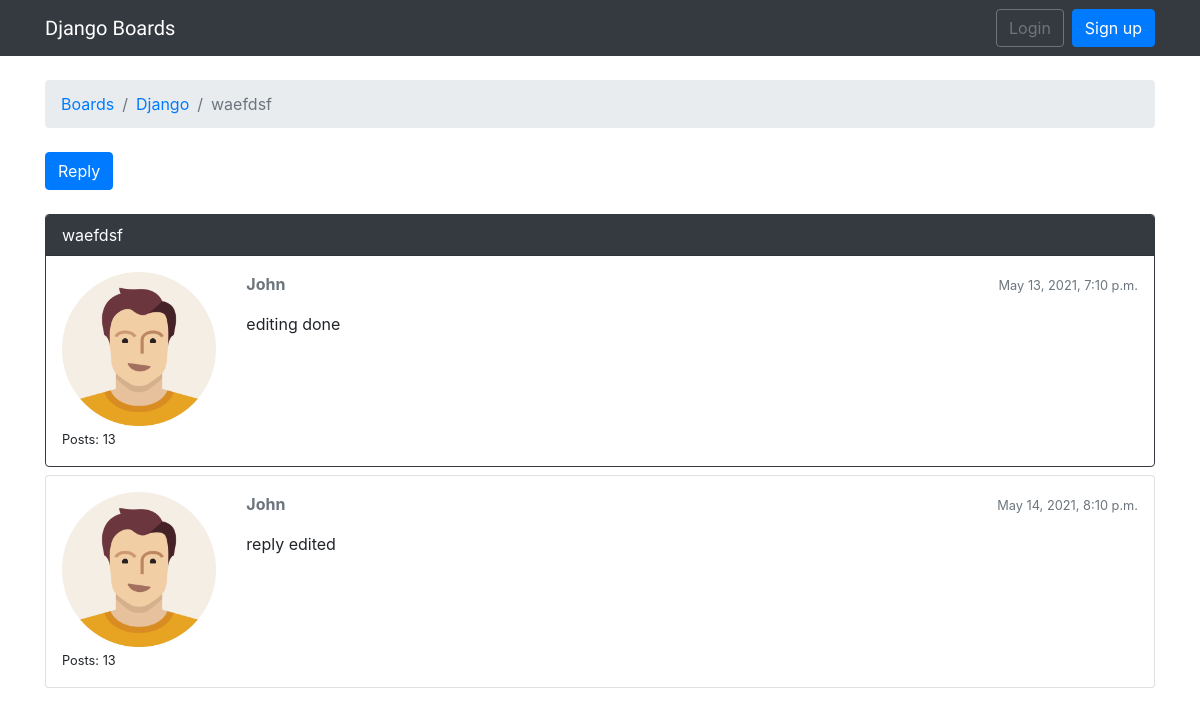
Page /boards/1/topics/17/ on the committed database.
### boards/models.py (models this page shows, shortened)
class Topic(models.Model):
    subject = models.CharField(max_length=255)
    last_updated = models.DateTimeField(auto_now_add=True)
    board = models.ForeignKey(Board, related_name='topics',on_delete=models.CASCADE)
    starter = models.ForeignKey(User, related_name='topics',on_delete=models.CASCADE)
    views = models.PositiveIntegerField(default=0)

class Board(models.Model):
    name = models.CharField(max_length=30, unique=True)
    description = models.CharField(max_length=100)

class Post(models.Model):
    message = models.TextField(max_length=4000)
    topic = models.ForeignKey(Topic, related_name='posts',on_delete=models.CASCADE)
    created_at = models.DateTimeField(auto_now_add=True)
    updated_at = models.DateTimeField(null=True)
    created_by = models.ForeignKey(User, related_name='posts',on_delete=models.CASCADE)
    updated_by = models.ForeignKey(User, null=True, related_name='+',on_delete=models.CASCADE)

### boards/views.py (the view)
# urls.py: path(r'boards/<int:board_pk>/topics/<int:pk>/', views.topic_posts, name='topic_posts'),
def topic_posts(request, board_pk, pk):
    topic = get_object_or_404(Topic, board__pk=board_pk, pk=pk)
    topic.views += 1
    topic.save()
    return render(request, 'topic_posts.html', {'topic': topic})

### templates/topic_posts.html (shortened to what this page needs)
{% extends 'base.html' %}
{% load static %}
{% block breadcrumb %}
  <li class="breadcrumb-item"><a href="{% url 'home' %}">Boards</a></li>
  <li class="breadcrumb-item"><a href="{% url 'board_topics' topic.board.pk %}">{{ topic.board.name }}</a></li>
  <li class="breadcrumb-item active">{{ topic.subject }}</li>
{% endblock %}
{% block content %}
  <div class="mb-4">
    <a href="{% url 'reply_topic' topic.board.pk topic.pk %}" class="btn btn-primary" role="button">Reply</a>
  </div>
  {% for post in topic.posts.all %}
    <div class="card mb-2 {% if forloop.first %}border-dark{% endif %}">
      {% if forloop.first %}
        <div class="card-header text-white bg-dark py-2 px-3">{{ topic.subject }}</div>
      {% endif %}
      <div class="card-body p-3">
        <div class="row">
          <div class="col-2">
            <img src="{% static 'img/demo_profile_img.png' %}" alt="{{ post.created_by.username }}" class="w-100">
            <small>Posts: {{ post.created_by.posts.count }}</small>
          </div>
          <div class="col-10">
            <div class="row mb-3">
              <div class="col-6">
                <strong class="text-muted">{{ post.created_by.username }}</strong>
              </div>
              <div class="col-6 text-right">
                <small class="text-muted">{{ post.created_at }}</small>
              </div>
            </div>
            {{ post.message }}
          </div>
        </div>
      </div>
    </div>
  {% endfor %}
{% endblock %}

### rows in the picture
Topic: board.name "Django", subject "waefdsf"
Post: created_by.posts.count "13", created_by.username "John", created_at "May 13, 2021, 7:10 p.m.", message "editing done"
Post: created_by.posts.count "13", created_by.username "John", created_at "May 14, 2021, 8:10 p.m.", message "reply edited"
